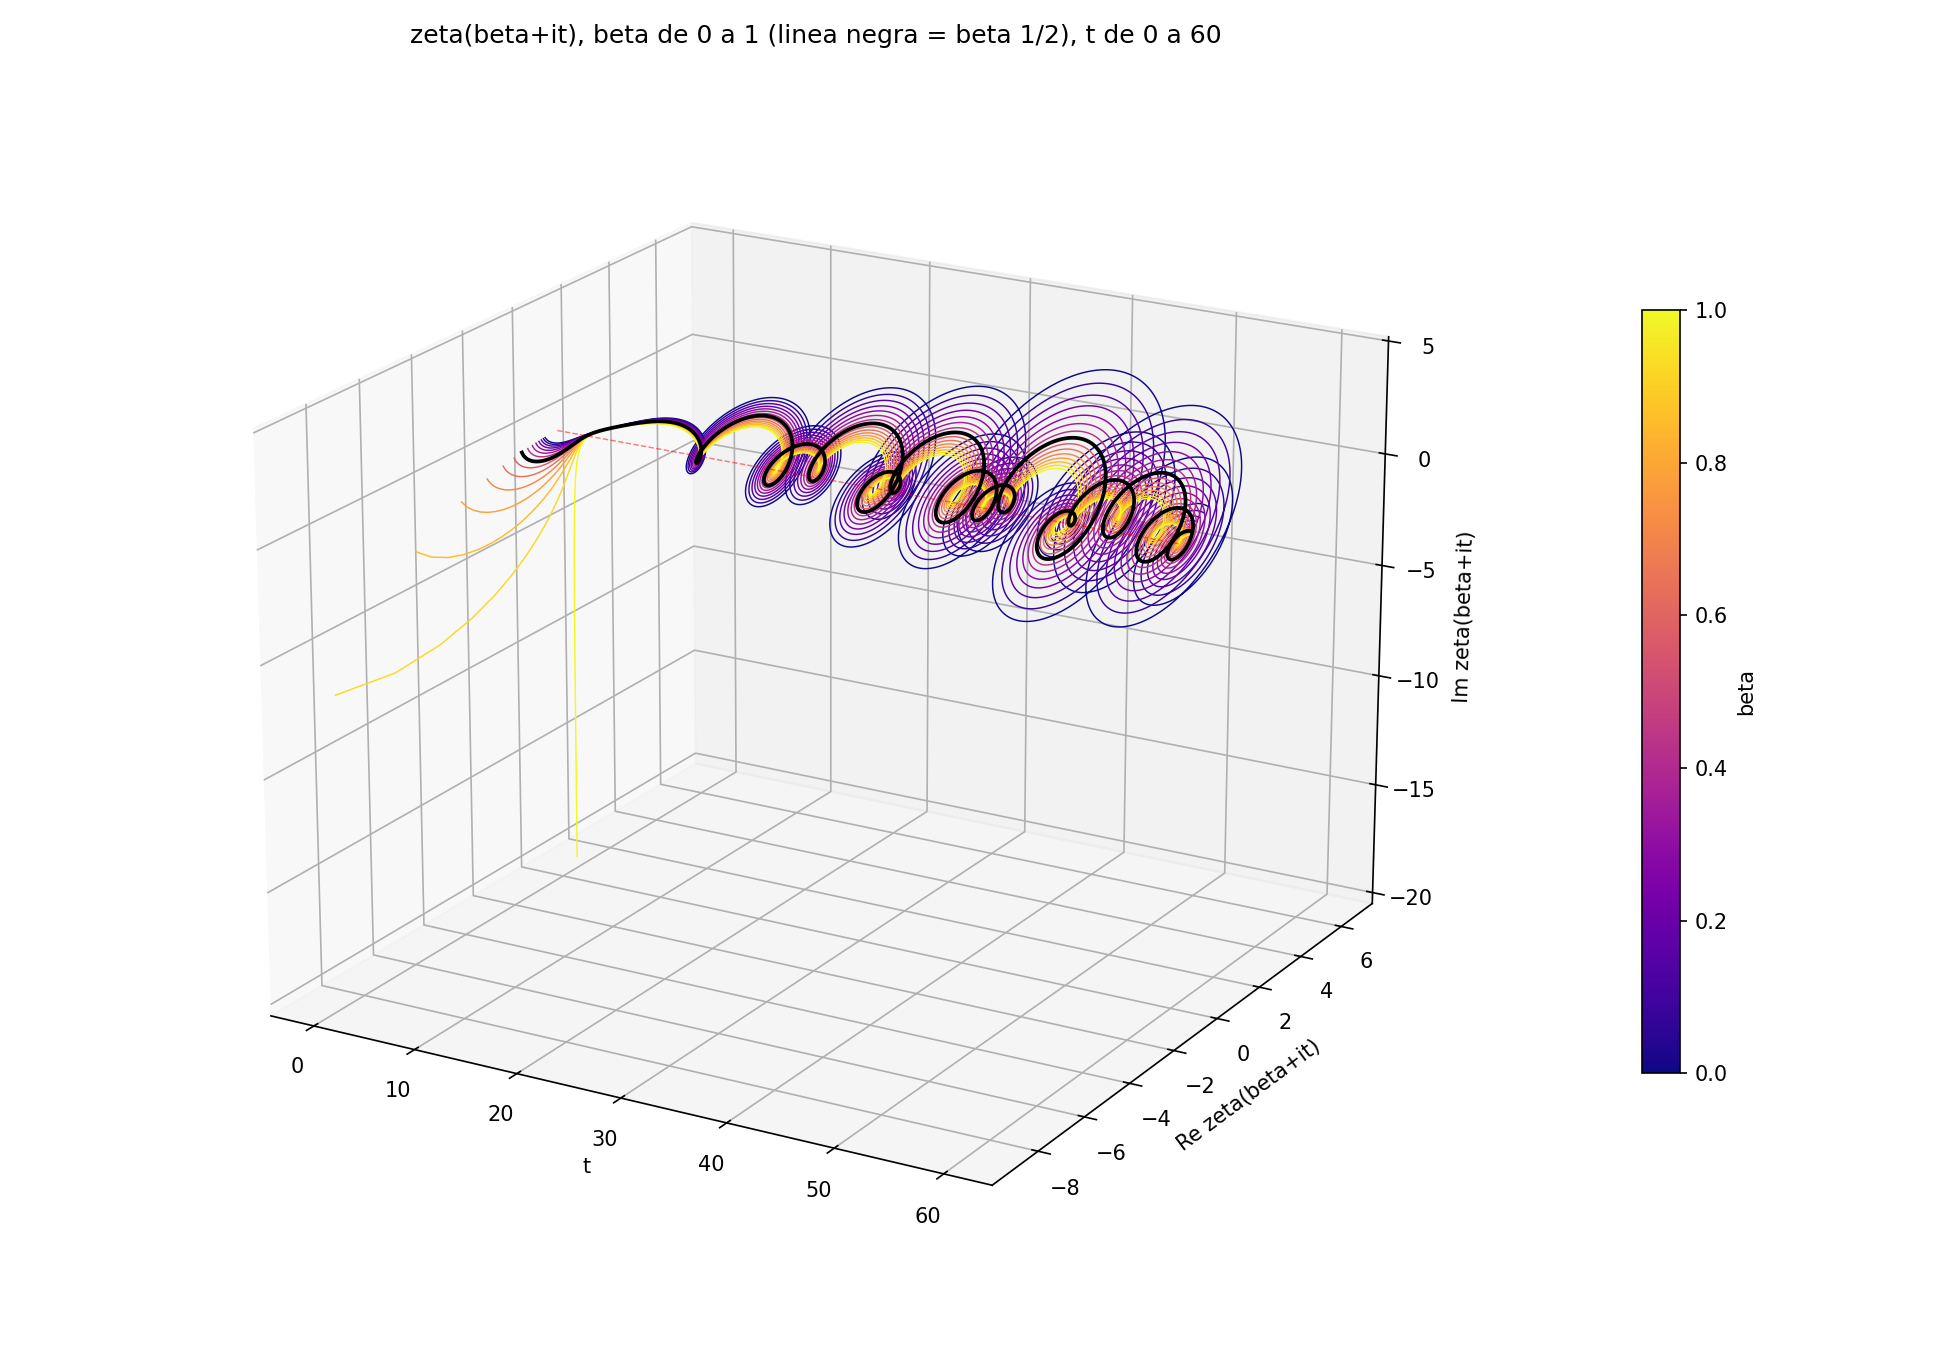

Generate this figure with Python:
import mpmath as mp
import numpy as np
import matplotlib
matplotlib.use("Agg")
import matplotlib.pyplot as plt
from mpl_toolkits.mplot3d import Axes3D
import matplotlib.cm as cm

mp.mp.dps = 15

ts = np.linspace(0.05, 60, 3000)
betas = np.linspace(0.0, 1.0, 15)

fig = plt.figure(figsize=(13,9))
ax = fig.add_subplot(111, projection='3d')

cmap = cm.get_cmap('plasma')

for i, beta in enumerate(betas):
    vals = np.array([complex(mp.zeta(beta+1j*t)) for t in ts])
    color = cmap(i/(len(betas)-1))
    is_half = abs(beta-0.5) < 1e-9
    lw = 1.8 if is_half else 0.7
    zorder = 10 if is_half else 1
    ax.plot(ts, vals.real, vals.imag, color=('black' if is_half else color), lw=lw, zorder=zorder)

ax.plot(ts, np.zeros_like(ts), np.zeros_like(ts), color='red', lw=0.7, ls='--', alpha=0.5)

sm = cm.ScalarMappable(cmap=cmap, norm=plt.Normalize(0.0,1.0))
sm.set_array([])
cbar = fig.colorbar(sm, ax=ax, shrink=0.6, pad=0.1)
cbar.set_label('beta')

ax.set_xlabel('t')
ax.set_ylabel('Re zeta(beta+it)')
ax.set_zlabel('Im zeta(beta+it)')
ax.set_title('zeta(beta+it), beta de 0 a 1 (linea negra = beta 1/2), t de 0 a 60')
ax.view_init(elev=20, azim=-60)

plt.tight_layout()
plt.savefig('zeta_familia_0a1.png', dpi=150)
print('guardado')
